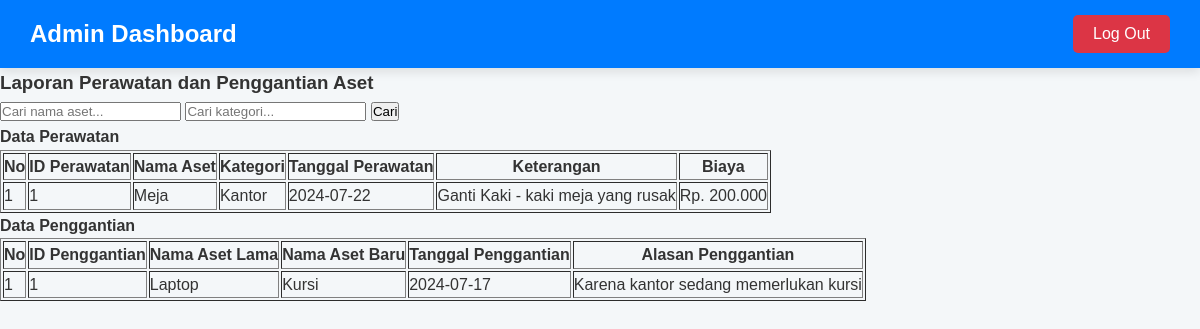
The app's page /laporan1.php (signed in) with its own data.
### tables this page shows
CREATE TABLE `perawatan` (
  `id_perawatan` int(11) NOT NULL,
  `id_aset` int(11) NOT NULL,
  `tanggal_perawatan` date NOT NULL,
  `keterangan` text NOT NULL,
  `biaya` varchar(30) NOT NULL
);

CREATE TABLE `aset` (
  `id_aset` int(11) NOT NULL,
  `nama_aset` varchar(100) NOT NULL,
  `kategori` varchar(50) NOT NULL,
  `tanggal_pembelian` date NOT NULL,
  `harga` varchar(30) NOT NULL,
  `status` varchar(20) NOT NULL
);

CREATE TABLE `penggantian` (
  `id_penggantian` int(11) NOT NULL,
  `id_aset_lama` int(11) NOT NULL,
  `id_aset_baru` int(11) NOT NULL,
  `tanggal_penggantian` date NOT NULL,
  `alasan_penggantian` text NOT NULL
);

### laporan1.php (the view, shortened to what this page needs)
<?php
include("php/config.php");
?>
<!DOCTYPE html>
<html lang="en">
<head>
    <link rel="stylesheet" href="style/admin.css">
</head>
<body>
<div class="nav">
    <div class="logo">
        <p><a href="admin.php">Admin Dashboard</a></p>
    </div>
    <div class="right-links">
        <a href="php/logout.php"><button class="btn">Log Out</button></a>
    </div>
</div>
<div class="data">
    <h3>Laporan Perawatan dan Penggantian Aset</h3>
    <form method="GET" action="">
        <input type="text" name="search_nama_aset" placeholder="Cari nama aset...">
        <input type="text" name="search_kategori" placeholder="Cari kategori...">
        <input type="submit" value="Cari">
    </form>
    <h4>Data Perawatan</h4>
    <table border="1">
        <tr>
            <th>No</th>
            <th>ID Perawatan</th>
            <th>Nama Aset</th>
            <th>Kategori</th>
            <th>Tanggal Perawatan</th>
            <th>Keterangan</th>
            <th>Biaya</th>
        </tr>
        <?php
        $No = 1;
        $query = "SELECT perawatan.*, aset.nama_aset, aset.kategori FROM perawatan
                  JOIN aset ON perawatan.id_aset = aset.id_aset WHERE 1=1";
        $ambildata = mysqli_query($con, $query);
        while ($tampil = mysqli_fetch_array($ambildata)) {
            echo "<tr>
                <td>" . $No++ . "</td>
                <td>" . $tampil['id_perawatan'] . "</td>
                <td>" . $tampil['nama_aset'] . "</td>
                <td>" . $tampil['kategori'] . "</td>
                <td>" . $tampil['tanggal_perawatan'] . "</td>
                <td>" . $tampil['keterangan'] . "</td>
                <td>" . $tampil['biaya'] . "</td>
            </tr>";
        }
        ?>
    </table>
    <h4>Data Penggantian</h4>
    <table border="1">
        <tr>
            <th>No</th>
            <th>ID Penggantian</th>
            <th>Nama Aset Lama</th>
            <th>Nama Aset Baru</th>
            <th>Tanggal Penggantian</th>
            <th>Alasan Penggantian</th>
        </tr>
        <?php
        $No = 1;
        $query = "SELECT penggantian.*, aset_lama.nama_aset as nama_aset_lama, aset_baru.nama_aset as nama_aset_baru FROM penggantian
                  JOIN aset as aset_lama ON penggantian.id_aset_lama = aset_lama.id_aset
                  JOIN aset as aset_baru ON penggantian.id_aset_baru = aset_baru.id_aset WHERE 1=1";
        $ambildata = mysqli_query($con, $query);
        while ($tampil = mysqli_fetch_array($ambildata)) {
            echo "<tr>
                <td>" . $No++ . "</td>
                <td>" . $tampil['id_penggantian'] . "</td>
                <td>" . $tampil['nama_aset_lama'] . "</td>
                <td>" . $tampil['nama_aset_baru'] . "</td>
                <td>" . $tampil['tanggal_penggantian'] . "</td>
                <td>" . $tampil['alasan_penggantian'] . "</td>
            </tr>";
        }
        ?>
    </table>
</div>
</body>
</html>

### style/admin.css (style rules this page uses)
* { margin: 0; padding: 0; box-sizing: border-box; }
body { font-family: 'Arial', sans-serif; line-height: 1.6; background-color: #f4f7f9; color: #333; }
.nav { display: flex; justify-content: space-between; align-items: center; background: #007bff; color: #fff; padding: 15px 30px; box-shadow: 0 4px 10px rgba(0, 0, 0, 0.1); }
.nav .logo { display: flex; flex-direction: column; color: #fff; }
.nav .logo p { margin: 0; }
.nav .logo a { color: #fff; text-decoration: none; font-size: 24px; font-weight: 600; transition: color 0.3s; }
.nav .right-links { display: flex; align-items: center; }
.nav .right-links .btn { background: #dc3545; color: #fff; border: none; padding: 10px 20px; margin-left: 15px; cursor: pointer; border-radius: 5px; font-size: 16px; transition: background 0.3s, transform 0.1s; }

### records on screen
perawatan: id_perawatan "1", id_aset.nama_aset "Meja", id_aset.kategori "Kantor", tanggal_perawatan "2024-07-22", keterangan "Ganti Kaki - kaki meja yang rusak", biaya "Rp. 200.000"
penggantian: id_penggantian "1", id_aset_lama.nama_aset "Laptop", id_aset_baru.nama_aset "Kursi", tanggal_penggantian "2024-07-17", alasan_penggantian "Karena kantor sedang memerlukan kursi"
